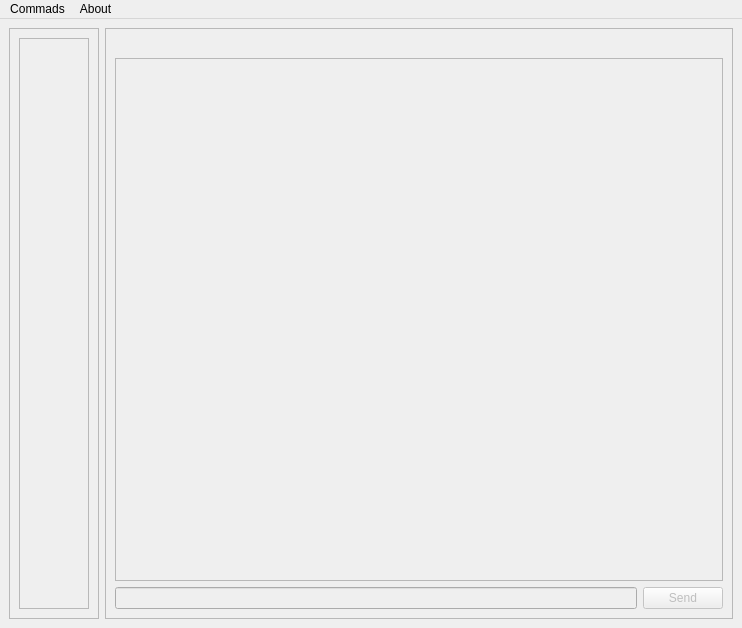
<?xml version="1.0" encoding="UTF-8"?>
<ui version="4.0">
 <class>MainWindow</class>
 <widget class="QMainWindow" name="MainWindow">
  <property name="geometry">
   <rect>
    <x>0</x>
    <y>0</y>
    <width>742</width>
    <height>628</height>
   </rect>
  </property>
  <property name="windowTitle">
   <string>Client</string>
  </property>
  <widget class="QWidget" name="centralwidget">
   <layout class="QHBoxLayout" name="horizontalLayout_2">
    <item>
     <layout class="QHBoxLayout" name="horizontalLayout">
      <item>
       <widget class="QFrame" name="frame_2">
        <property name="frameShape">
         <enum>QFrame::StyledPanel</enum>
        </property>
        <property name="frameShadow">
         <enum>QFrame::Raised</enum>
        </property>
        <layout class="QVBoxLayout" name="verticalLayout_4">
         <item>
          <layout class="QVBoxLayout" name="verticalLayout_3">
           <item alignment="Qt::AlignLeft">
            <widget class="QScrollArea" name="scrollArea_2">
             <property name="widgetResizable">
              <bool>true</bool>
             </property>
             <widget class="QWidget" name="scrollAreaWidgetContents_2">
              <property name="geometry">
               <rect>
                <x>0</x>
                <y>0</y>
                <width>83</width>
                <height>562</height>
               </rect>
              </property>
             </widget>
            </widget>
           </item>
          </layout>
         </item>
        </layout>
       </widget>
      </item>
      <item>
       <widget class="QFrame" name="frame">
        <property name="frameShape">
         <enum>QFrame::StyledPanel</enum>
        </property>
        <property name="frameShadow">
         <enum>QFrame::Raised</enum>
        </property>
        <layout class="QVBoxLayout" name="verticalLayout_2">
         <item>
          <layout class="QVBoxLayout" name="verticalLayout">
           <item>
            <layout class="QHBoxLayout" name="horizontalLayout_3">
             <item>
              <spacer name="horizontalSpacer_2">
               <property name="orientation">
                <enum>Qt::Horizontal</enum>
               </property>
               <property name="sizeHint" stdset="0">
                <size>
                 <width>40</width>
                 <height>20</height>
                </size>
               </property>
              </spacer>
             </item>
             <item>
              <spacer name="horizontalSpacer">
               <property name="orientation">
                <enum>Qt::Horizontal</enum>
               </property>
               <property name="sizeHint" stdset="0">
                <size>
                 <width>40</width>
                 <height>20</height>
                </size>
               </property>
              </spacer>
             </item>
            </layout>
           </item>
           <item>
            <widget class="QScrollArea" name="scrollArea">
             <property name="widgetResizable">
              <bool>true</bool>
             </property>
             <widget class="QWidget" name="scrollAreaWidgetContents">
              <property name="geometry">
               <rect>
                <x>0</x>
                <y>0</y>
                <width>595</width>
                <height>492</height>
               </rect>
              </property>
             </widget>
            </widget>
           </item>
           <item>
            <layout class="QHBoxLayout" name="horizontalLayout_4">
             <item>
              <widget class="QLineEdit" name="lineEdit">
               <property name="enabled">
                <bool>false</bool>
               </property>
              </widget>
             </item>
             <item>
              <widget class="QPushButton" name="pushButton">
               <property name="enabled">
                <bool>false</bool>
               </property>
               <property name="text">
                <string>Send</string>
               </property>
               <property name="checkable">
                <bool>false</bool>
               </property>
              </widget>
             </item>
            </layout>
           </item>
          </layout>
         </item>
        </layout>
       </widget>
      </item>
     </layout>
    </item>
   </layout>
  </widget>
  <widget class="QMenuBar" name="menubar">
   <property name="enabled">
    <bool>true</bool>
   </property>
   <property name="geometry">
    <rect>
     <x>0</x>
     <y>0</y>
     <width>742</width>
     <height>30</height>
    </rect>
   </property>
   <widget class="QMenu" name="menufile">
    <property name="title">
     <string>Commads</string>
    </property>
    <addaction name="actionConnect_to"/>
    <addaction name="separator"/>
    <addaction name="actionRegistartion"/>
    <addaction name="actionGet_Contacts"/>
    <addaction name="separator"/>
    <addaction name="actionAdd_Contact"/>
    <addaction name="actionDel_Contact"/>
    <addaction name="separator"/>
    <addaction name="actionExit"/>
   </widget>
   <widget class="QMenu" name="menuAbout">
    <property name="title">
     <string>About</string>
    </property>
    <addaction name="actionAuthor"/>
   </widget>
   <addaction name="menufile"/>
   <addaction name="menuAbout"/>
  </widget>
  <action name="actionGet_Contacts">
   <property name="enabled">
    <bool>true</bool>
   </property>
   <property name="text">
    <string>Get Contacts</string>
   </property>
  </action>
  <action name="actionAdd_Contact">
   <property name="enabled">
    <bool>false</bool>
   </property>
   <property name="text">
    <string>Add Contact</string>
   </property>
  </action>
  <action name="actionDel_Contact">
   <property name="enabled">
    <bool>false</bool>
   </property>
   <property name="text">
    <string>Del Contact</string>
   </property>
  </action>
  <action name="actionRegistartion">
   <property name="text">
    <string>Registartion</string>
   </property>
  </action>
  <action name="actionAuthor">
   <property name="text">
    <string>Author</string>
   </property>
  </action>
  <action name="actionConnect_to">
   <property name="enabled">
    <bool>false</bool>
   </property>
   <property name="text">
    <string>Connect to special server</string>
   </property>
  </action>
  <action name="actionExit">
   <property name="text">
    <string>Exit</string>
   </property>
  </action>
 </widget>
 <resources/>
 <connections/>
</ui>
